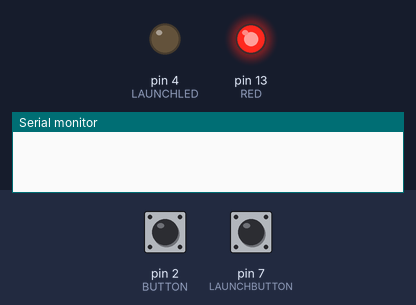
The sketch below on a simulated Arduino Uno, built with avr-gcc and run on an emulated ATmega328P. On the bench: output pins drawn as LEDs (lit = HIGH), the last lines printed to the serial monitor. Inputs (shaded band) come from the test bench; at power-on: pin 7 (LAUNCHBUTTON) LOW, pin 2 (BUTTON) HIGH.

Above: at 1.2 s.
1.3 s: pin 7 (LAUNCHBUTTON) pulled HIGH for 0.15 s
At 2.1 s:
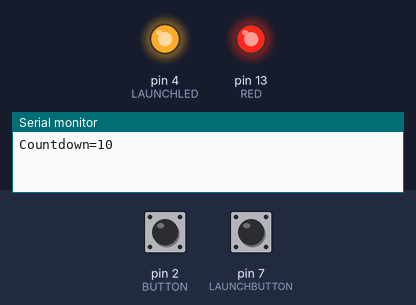
3.8 s: pin 2 (BUTTON) pulled LOW for 0.15 s
At 3.87 s:
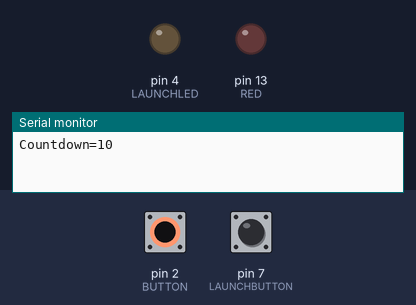
5.4 s: pin 2 (BUTTON) pulled LOW for 3.2 s
At 9.3 s:
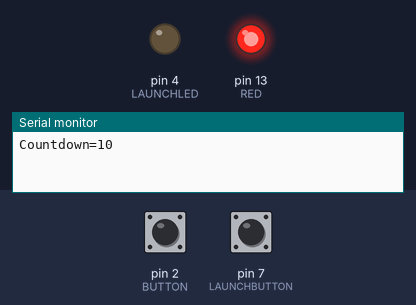
10.1 s: pin 7 (LAUNCHBUTTON) pulled HIGH for 3.2 s
At 10.5 s:
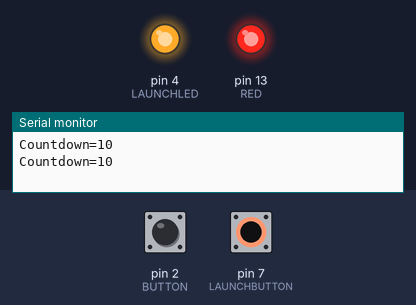
15.6 s: pin 2 (BUTTON) driven LOW and pin 7 (LAUNCHBUTTON) driven HIGH
At 17.8 s:
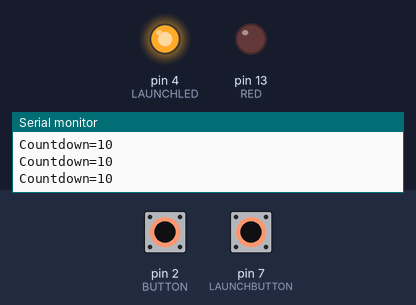
Timing chart, 0 to 19.1 s (numbered marks = the images above; inputs shaded):
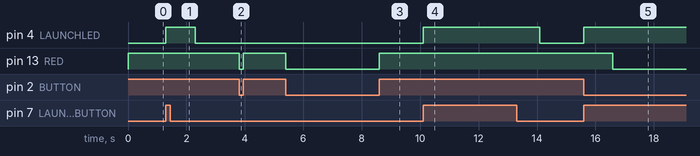

The sketch:

rocket.ino
```cpp
//Rocket Button Safety
const int RED=13;
const int BUTTON=2;
const int LAUNCHLED=4;
const int LAUNCHBUTTON=7;

void setup()
{
  pinMode(BUTTON,INPUT);
  pinMode(RED,OUTPUT);
  pinMode(LAUNCHLED,OUTPUT);
  pinMode(LAUNCHBUTTON,INPUT);
  Serial.begin(9600);
}

void loop()
{
  if(digitalRead(BUTTON)==LOW)
  {
    digitalWrite(RED,LOW);
  }

  if(digitalRead(BUTTON)==HIGH)
  {
    digitalWrite(RED,HIGH);
    if(digitalRead(LAUNCHBUTTON)==HIGH)
    {
      digitalWrite(LAUNCHLED,HIGH);
      countdown(10);
    }
  }
  if(digitalRead(LAUNCHBUTTON)==LOW)
  {
    digitalWrite(LAUNCHLED,LOW);
  }


}

void countdown(int time)
{
  Serial.print("Countdown=");
  Serial.println(time);
  time=time-1;
  delay(1000);
  if(digitalRead(BUTTON)==HIGH||digitalRead(LAUNCHBUTTON)==HIGH||(digitalRead(BUTTON)==HIGH&&digitalRead(LAUNCHBUTTON)))
  {
    time=-1;
    return loop();
  }

  if(time==0){
    Serial.println("BLAST OFF");
    return loop();
  }
  countdown(time);
}
```

Measured:
- after the input at 1.3 s, pin 4 (LAUNCHLED): LOW → HIGH at once, → LOW 1.0 s later
- after the input at 3.8 s, pin 13 (RED): HIGH → LOW at once, → HIGH 0.15 s later
- after the input at 5.4 s, pin 13 (RED): HIGH → LOW at once, → HIGH 3.2 s later
- after the input at 10.1 s, pin 4 (LAUNCHLED): LOW → HIGH at once, → LOW 4.0 s later
- after the input at 15.6 s, pin 4 (LAUNCHLED): LOW → HIGH at once; pin 13 (RED): HIGH → LOW after 1.0 s
